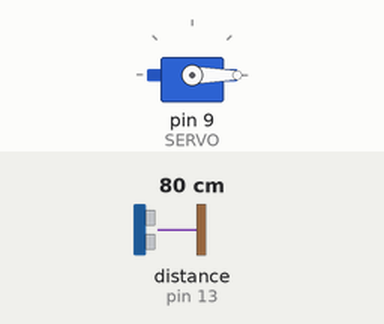
This sketch was run on a simulated Arduino Uno, built with avr-gcc and run on an emulated ATmega328P. Parts: servo. Wiring (inferred from the names in the program): ultrasonic range finder: trigger pin 12; echo pin 13; servo: signal pin 9. The test bench sets the inputs (shaded band); at power-on: distance to the obstacle (sensor on pin 13) 80 cm. The echo pulse lasts 58.3 µs per cm; servo pulses on a pin are drawn as a servo (544–2400 µs = 0–180°).

Above: at 1.2 s.
1.3 s: distance to the obstacle (sensor on pin 13) set to 8 cm
3.4 s: distance to the obstacle (sensor on pin 13) set to 5 cm
At 5.5 s:
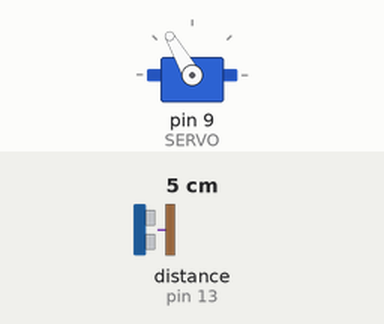
Timing chart, 0 to 7.0 s (numbered marks = the images above; inputs shaded):
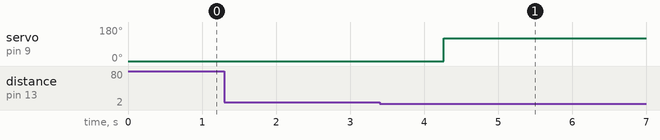

Measured:
- the behaviour switches between 7 and 6 cm on distance to the obstacle (sensor on pin 13) (found by bisection; images 0 and 1)
- after the input at 1.3 s, every drawn part: stays the same
- after the input at 3.4 s, servo on pin 9 (SERVO): 0° → 120° after 0.87 s

The sketch:

Servo_e_Proximidade.ino
```cpp
 //NOME ACOPLAR SERVO MOTOR E ULTRASOM
//CURSO SIGNAL SPARK
//AUTOR JOSE LUIZ RYBARCZYK FILHO
 // INCLUI A BIBLIOTECA ARDUINO PARA FUNCIONALIDADES BASICAS
 #include <Arduino.h>

// DEFINICAO DOS PINOS UTILIZADOS

// PINO DE TRIGGER (ENVIO DE SINAL ULTRASSONICO)
int TRIGGER = 12;

// PINO DE ECHO (RECEBIMENTO DO SINAL ULTRASSOPNICO)
int ECHO = 13;

// PINO DE CONTROLE DO SERVO MOTOR
int SERVO = 9;

// VARIAVEIS PARA O SENSOR ULTRASSONICO

// VARIAVEIS PARA ARMAZENAR DURACAO DO ECO E A DISTANCIA CALCULADA
long duracao, distancia;

// DISTANCIA PARA ACIONAMENTO DA CANCELA
int Dist_Aciona = 5;

// FUNCAO PARA LER A DISTANCIA MEDIDA PELO SENSOR ULTRASSONICO

long Ler_Distancia() {

// ZERA O PINO DE TRIGGER
  digitalWrite(TRIGGER, LOW);

// PEQUENA PAUSA PARA ESTABILIZAR O SINAL
  delayMicroseconds(2);

// ENVIA UM PULSO ALTO
  digitalWrite(TRIGGER, HIGH);

// MANTEM O PULSO POR 10 MICROSEGUNDOS
  delayMicroseconds(10);

// RETORNA O PINO DE TRIGGER PARA BAIXO
  digitalWrite(TRIGGER, LOW);

// LE O TEMPO DE DURACAO DO ECO
  duracao = pulseIn(ECHO, HIGH);

// CONVERTE A DURACAO EM DISTANCIA
  distancia = duracao * 0.034 / 2;

// RETORNA O VALOR DA DISTANCIA
  return distancia;
}

// FUNCAO PARA MOVER O SERVO MOTOR
void Mover_Servo(int angulo) {

// MAPEIA O ANGULO PARA O VALOR DE PULSO CORRESPONDENTE
  int pulso = map(angulo, 0, 180, 544, 2400);

// ATIVA O PINO DO SERVO
  digitalWrite(SERVO, HIGH);

// MANTEM O PULSO PELO TEMPO NECESSARIO
  delayMicroseconds(pulso);

// DESATIVA O PINO DO SERVO
  digitalWrite(SERVO, LOW);

// COMPLETA O PERIODO DE 20MS
  delay(20 - pulso / 1000);
}

// FUNCAO SETUP, EXECUTADA UMA VEZ NA INICIALIZACAO DO ARDUINO
void setup() {

// DEFINE O PINO DE TRIGGER COMO SAIDA
  pinMode(TRIGGER, OUTPUT);

// DEFINE O PINO DE ECHO COMO ENTRADA
  pinMode(ECHO, INPUT);

 // DEFINE O PINO DO SERVO COMO SAIDA
  pinMode(SERVO, OUTPUT);

// MOVE O SERVO PARA A POSICAO INICIAL (0 GRAUS)
  Mover_Servo(0);
}

// FUNCAO LOOP, EXECUTADA REPETIDAMENTE ENQUANTO O ARDUINO ESTIVER LIGADO
void loop() {

// LE A DISTANCIA MEDIDA PELO SENSOR ULTRASSONICO
  distancia = Ler_Distancia();

// VERIFICA SE A DISTANCIA E MENOR OU IGUAL A DISTANCIA DE ACIONAMENTO
  if (distancia <= Dist_Aciona) {

// AGUARDA 800 MILISSEGUNDOS
    delay(800);

// MOVE O SERVO PARA 120 GRAUS
    Mover_Servo(120);


    do {
// AGUARDA 200 MILISSEGUNDOS
      delay(200);

// LE NOVAMENTE A DISTANCIA
      distancia = Ler_Distancia();

// REPETE ENQUANTO A DISTANCIA FOR MENOR OU IGUAL A DE ACIONAMENTO
    } while (distancia <= Dist_Aciona);


// AGUARDA 3000 MILISSEGUNDOS (3 SEGUNDOS)
    delay(3000);
// RETORNA O SERVO PARA 0 GRAUS
    Mover_Servo(0);
// AGUARDA 2000 MILISSEGUNDOS (2 SEGUNDOS)
    delay(2000);
  }
// AGUARDA 200 MILISSEGUNDOS
  delay(200);
}
```
